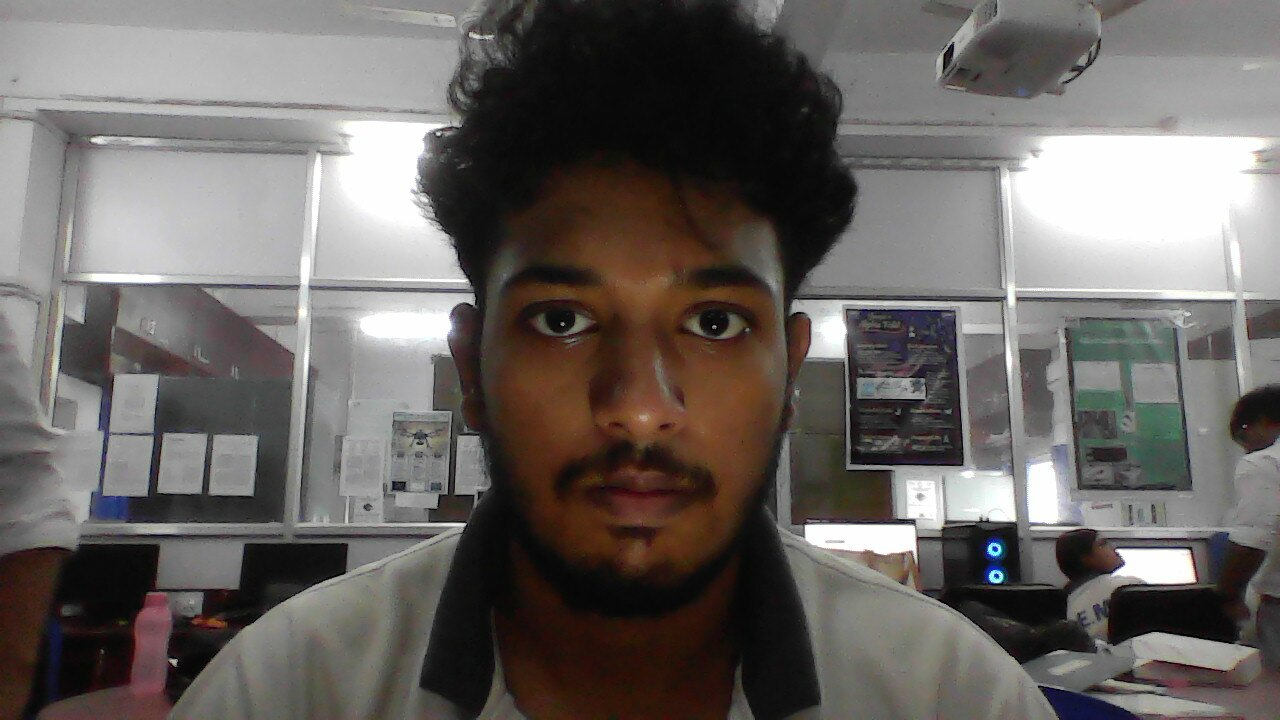
#> input picture backend/backend/reference_images/user_1.jpg, 1280 x 720 px
$ python -i face_detector.py   (imports and definitions only)
#> lines starting #> are read from the running program, lines starting #| are printed output that depends on the picture
#> further down, picture is the input picture: shape (720, 1280, 3); mean B, G, R 99.1, 102, 106.9
import cv2
import numpy as np
import base64
import logging

logger = logging.getLogger(__name__)

class FaceDetector:
    def __init__(self):
        """
        Initialize Face Detector with Haar Cascade.
        Now accepts BOTH base64 strings AND numpy arrays as input.
        """
        cascade_path = cv2.data.haarcascades + 'haarcascade_frontalface_default.xml'
        self.cascade = cv2.CascadeClassifier(cascade_path)

        if self.cascade.empty():
            logger.error("Failed to load Haar Cascade classifier!")
            raise RuntimeError("Haar Cascade classifier not loaded properly")

        logger.info("✅ Face detector initialized successfully")

    def extract_face(self, image_input) -> np.ndarray | None:
        """
        Extract face from an image.

        Args:
            image_input: Can be EITHER:
                - A base64 string (with or without data URI prefix)
                - A numpy array (already decoded BGR image from OpenCV)

        Returns:
            Cropped face image as numpy array (BGR), or None if no face detected
        """
        try:
            # ✅ FIX: Handle both base64 strings AND numpy arrays
            if isinstance(image_input, np.ndarray):
                # Input is already a decoded image (numpy array)
                img = image_input
            elif isinstance(image_input, str):
                # Input is a base64 string - decode it
                if ',' in image_input:
                    image_input = image_input.split(',')[1]

                if not image_input or len(image_input) < 100:
                    logger.warning("Invalid or too short base64 image received")
                    return None

                image_bytes = base64.b64decode(image_input)
                nparr = np.frombuffer(image_bytes, np.uint8)
                img = cv2.imdecode(nparr, cv2.IMREAD_COLOR)
            else:
                logger.error(f"Unsupported input type: {type(image_input)}")
                return None

            # Validate image
            if img is None:
                logger.warning("Failed to decode image")
                return None

            if len(img.shape) < 2 or img.shape[0] < 30 or img.shape[1] < 30:
                logger.warning(f"Image too small: {img.shape}")
                return None

            # Convert to grayscale for face detection
            gray = cv2.cvtColor(img, cv2.COLOR_BGR2GRAY)
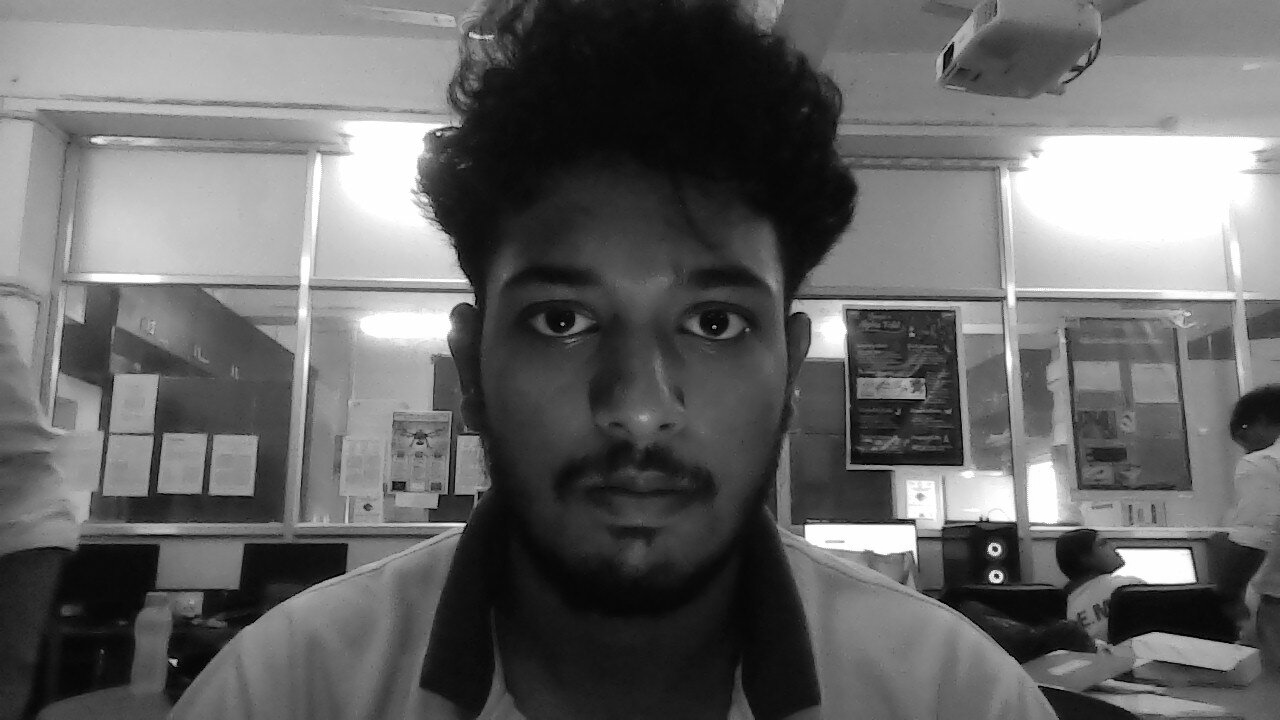
#> gray: shape (720, 1280); min 0, max 255, mean 103.1

            # Apply histogram equalization for better detection in low light
            gray = cv2.equalizeHist(gray)
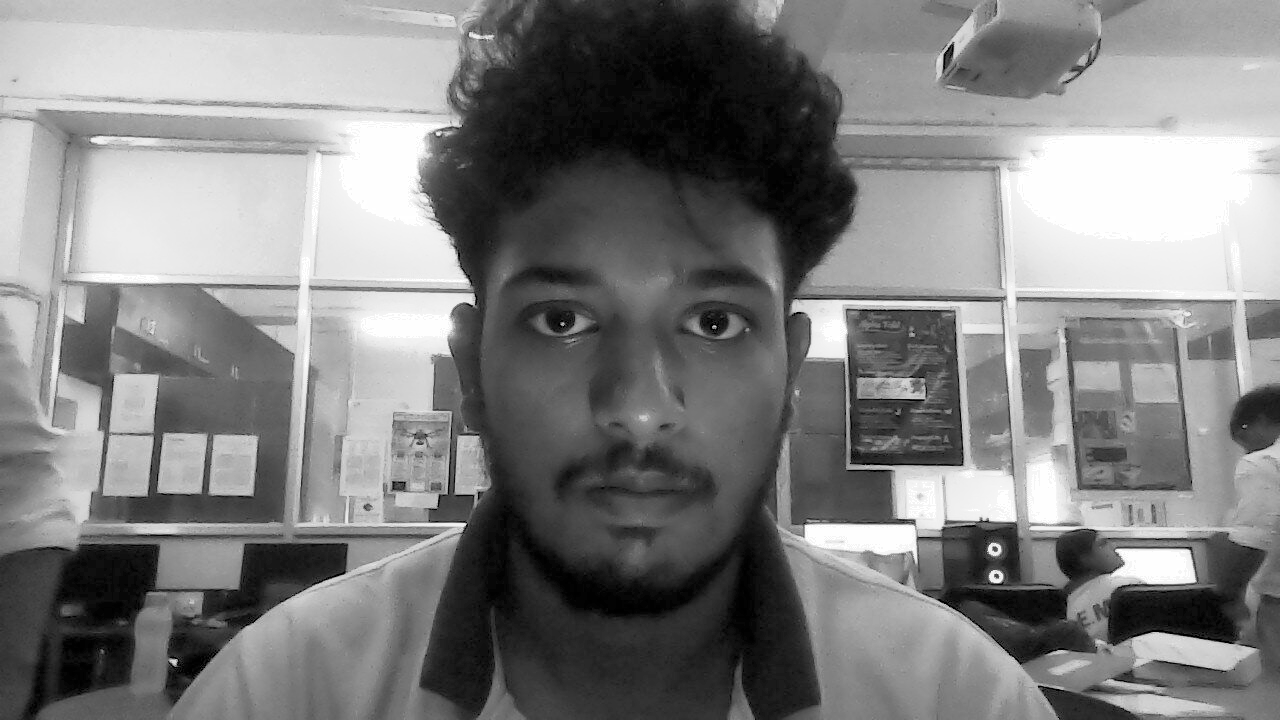
#> gray: shape (720, 1280); min 0, max 255, mean 128.3

            # Detect faces
            faces = self.cascade.detectMultiScale(
                gray,
                scaleFactor=1.1,
                minNeighbors=4,  # Slightly lower for better detection
                minSize=(30, 30),
                flags=cv2.CASCADE_SCALE_IMAGE
            )
#> faces = [[432, 174, 401, 401]]

            # Return the largest detected face
            if len(faces) > 0:
                # Sort by area to get the largest face
                faces = sorted(faces, key=lambda f: f[2] * f[3], reverse=True)
                (x, y, w, h) = faces[0]
#> x = 432; y = 174; w = 401; h = 401

                # Add 15% padding around face for better emotion detection
                padding = int(min(w, h) * 0.15)
#> padding = 60
                x1 = max(0, x - padding)
#> x1 = 372
                y1 = max(0, y - padding)
#> y1 = 114
                x2 = min(img.shape[1], x + w + padding)
#> x2 = 893
                y2 = min(img.shape[0], y + h + padding)
#> y2 = 635

                face_crop = img[y1:y2, x1:x2]
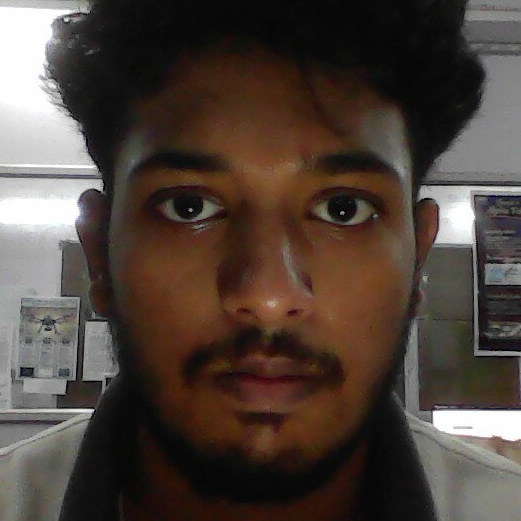
#> face_crop: shape (521, 521, 3); mean B, G, R 59.1, 66.7, 78.7

                if face_crop.size > 0:
                    logger.debug(f"✅ Face detected: {face_crop.shape}")
                    return face_crop

            logger.debug("⚠️ No face detected in frame")
            return None

        except base64.binascii.Error as e:
            logger.error(f"Base64 decoding error: {e}")
            return None
        except cv2.error as e:
            logger.error(f"OpenCV error: {e}")
            return None
        except Exception as e:
            logger.error(f"Unexpected error in face detection: {type(e).__name__} - {e}")
            return None

# Singleton instance
face_detector = FaceDetector()

>>> import cv2
>>> picture = cv2.imread('../../backend/reference_images/user_1.jpg')
>>> result = FaceDetector().extract_face(picture)

$ run again, on backend/backend/reference_images/user_2.jpg
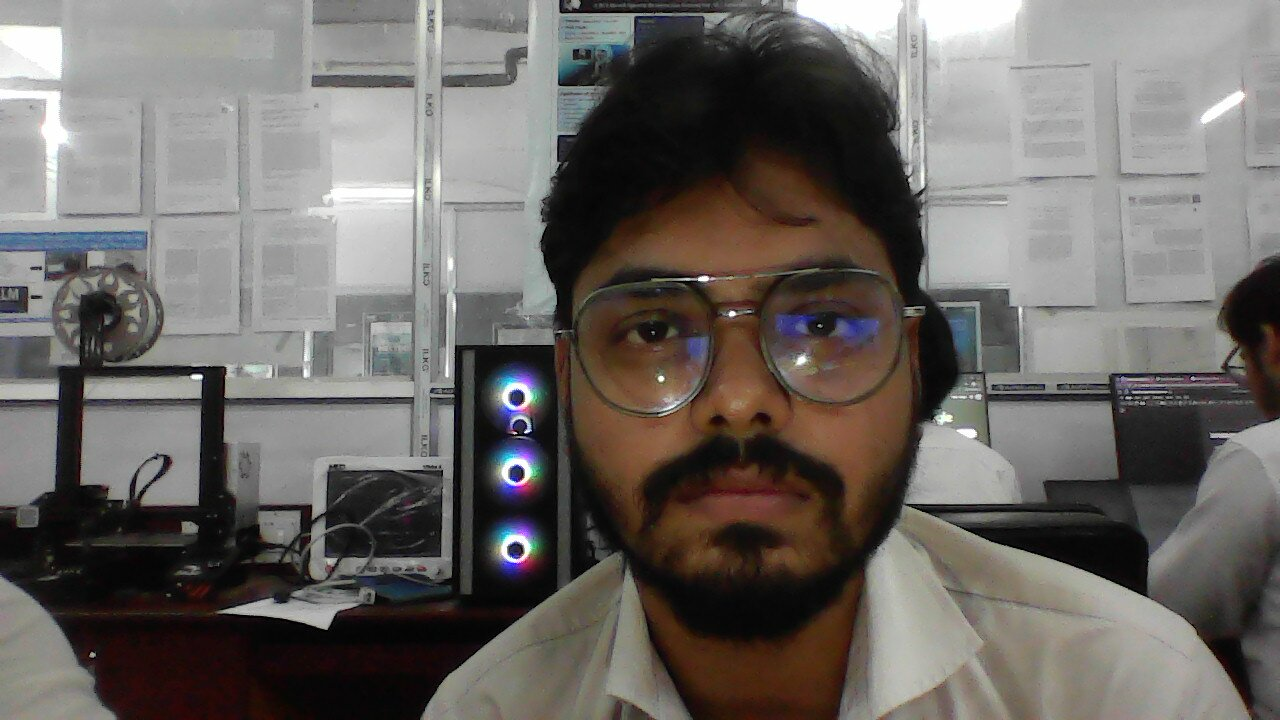
#> input picture backend/backend/reference_images/user_2.jpg, 1280 x 720 px
#> picture is the input picture: shape (720, 1280, 3); mean B, G, R 100.5, 104.1, 108.6
#> in extract_face, `gray = cv2.equalizeHist(gray)`:
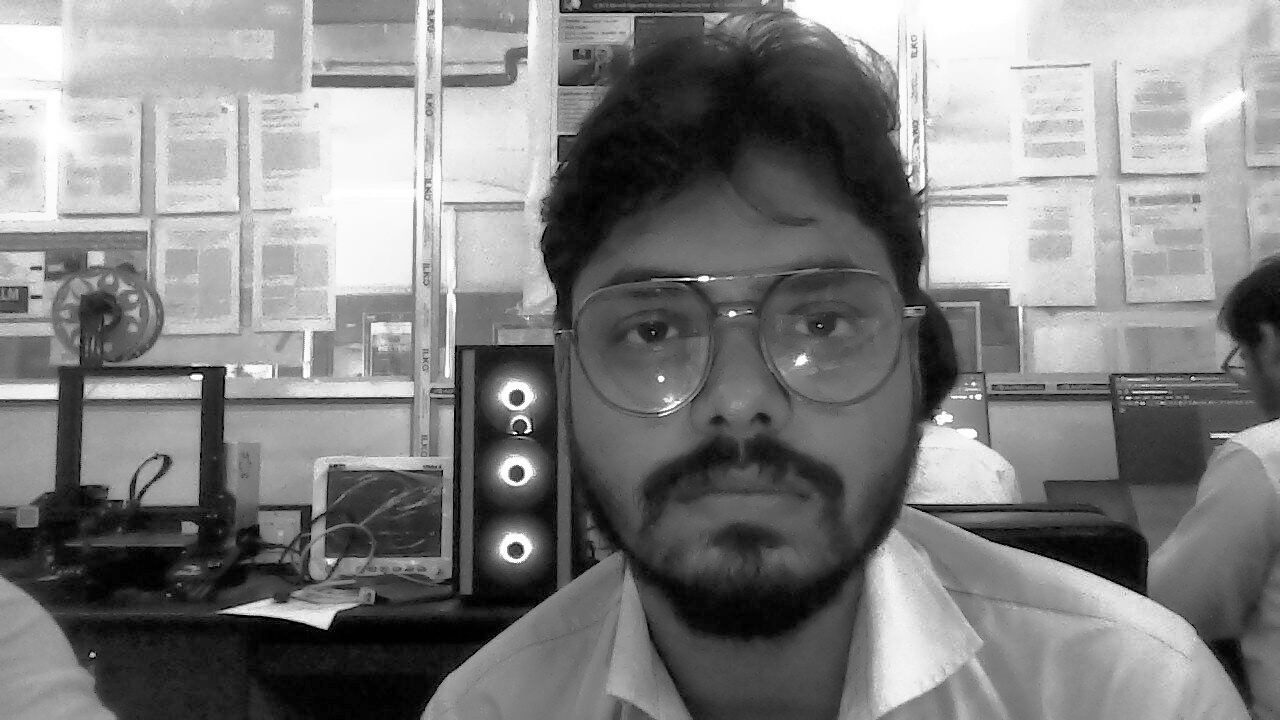
#> gray: shape (720, 1280); min 0, max 255, mean 128.2
#> in extract_face, `faces = self.cascade.detectMultiScale( gray, scaleFactor=1.1, minNeigh..`: faces = [[249, 527, 60, 60], [533, 157, 426, 426]]
#> in extract_face, `faces = sorted(faces, key=lambda f: f[2] * f[3], reverse=True)`: faces = [[533, 157, 426, 426], [249, 527, 60, 60]]
#> x = 533; y = 157; w = 426
#> padding = 63
#> x1 = 470
#> y1 = 94
#> x2 = 1022
#> y2 = 646
#> in extract_face, `face_crop = img[y1:y2, x1:x2]`:
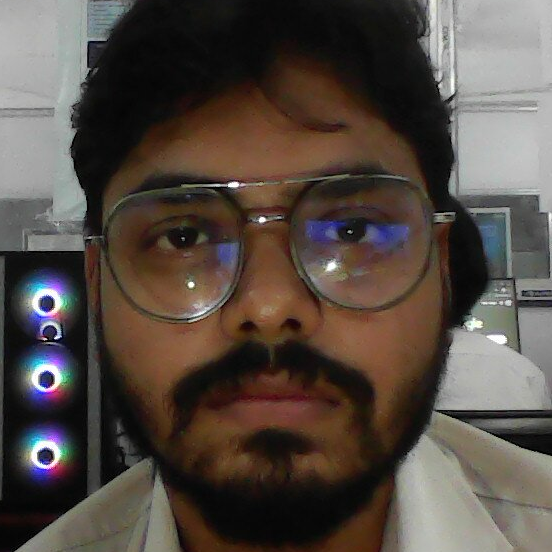
#> face_crop: shape (552, 552, 3); mean B, G, R 67.6, 74.7, 84.7
